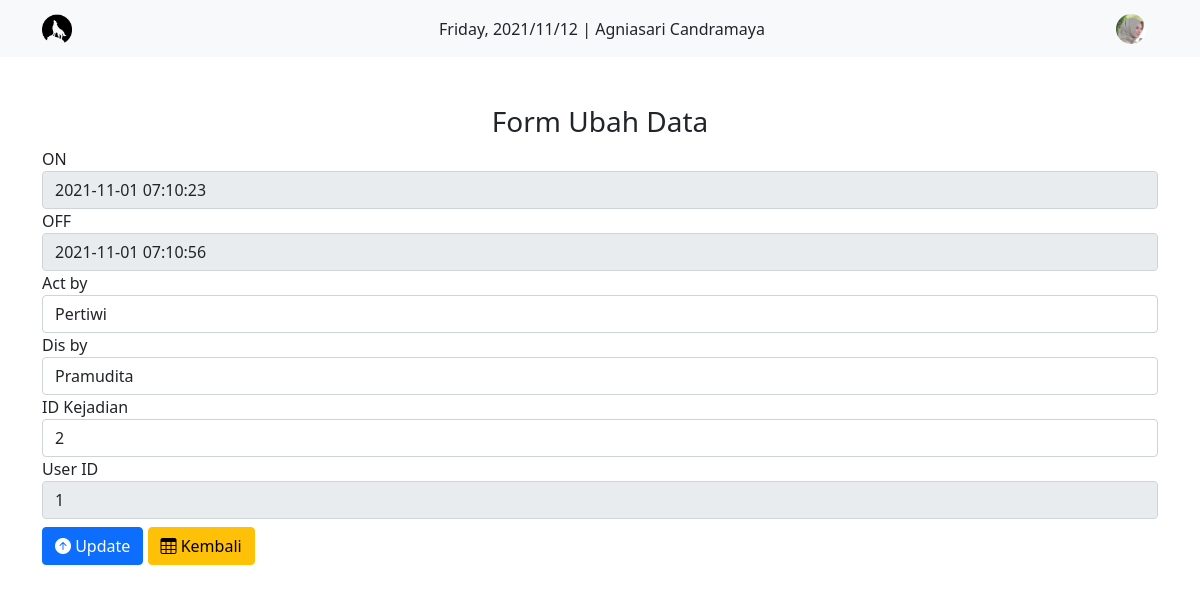
/ubah.php?USR_ID=1&KJD_ID=2 (signed in), run on the app's committed database.
### tables this page shows
CREATE TABLE `user` (
  `USR_ID` int(11) NOT NULL,
  `USR_USERNAME` varchar(256) NOT NULL,
  `USR_PASSSWORD` varchar(256) NOT NULL,
  `USR_NAME` varchar(512) NOT NULL,
  `USR_PHOTO` varchar(512) NOT NULL
);

CREATE TABLE `kejadian` (
  `KJD_ID` int(11) NOT NULL,
  `KJD_ON` datetime NOT NULL DEFAULT current_timestamp(),
  `KJD_OF` datetime NOT NULL DEFAULT current_timestamp(),
  `KJD_ACT` varchar(256) DEFAULT NULL,
  `KJD_DIS` varchar(256) DEFAULT NULL,
  `R_ID_KJD` int(11) NOT NULL,
  `USR_ID_KJD` int(11) NOT NULL
);

### functions.php (called while the page is built, shortened)
<?php
function koneksi() {
    return mysqli_connect('localhost', 'root', '', 'pwebtabelgrafik');
}
function query($query) {
    $conn = koneksi();
    $result = mysqli_query($conn, $query);
    if(mysqli_num_rows($result) == 1) {
        return mysqli_fetch_assoc($result);
    }
    $rows = [];
    return $rows;
}

### ubah.php (the view, shortened to what this page needs)
<?php
require_once 'functions.php';
$idKej = $_GET['KJD_ID'];
$idLogin = $_GET['USR_ID'];
$yangLogin = query("SELECT * FROM user WHERE USR_ID = $idLogin");
$datKej = query("SELECT * FROM kejadian WHERE KJD_ID = $idKej");
?>
<!doctype html>
<html lang="en">
  <head>
    <link href="https://cdn.jsdelivr.net/npm/bootstrap@5.1.3/dist/css/bootstrap.min.css" rel="stylesheet">
    <link rel="stylesheet" href="https://cdn.jsdelivr.net/npm/bootstrap-icons@1.7.0/font/bootstrap-icons.css">
  </head>
  <body>
  <nav class="navbar navbar-light bg-light">
      <div class="container">
        <a class="navbar-brand" href="#">
          <img src="wolf-icon.png" alt="" width="30" class="d-inline-block align-text-top" />
        </a>
        <?php echo date("l"). ", " . date("Y/m/d") . " | " . $yangLogin['USR_NAME'] ; ?>
        <div class="">
          <div class="navbar-nav ms-auto container-fluid">
            <a href="">
              <img src="photo/<?= $yangLogin['USR_PHOTO']; ?>" height="30" class="rounded-circle d-inline-block align-text-top" />
            </a>
          </div>
        </div>
      </div>
    </nav>
  <h3 class="text-center pt-5">Form Ubah Data</h3>
  <div class="container">
  <form action="" method="POST">
        <div class="form-group">
            <label>ON</label>
            <input type="text" class="form-control" name="KJD_ON" readonly value="<?= $datKej['KJD_ON']?>" >
        </div>
        <div class="form-group">
            <label>OFF</label>
            <input type="text" class="form-control" name="KJD_OF" readonly value="<?= $datKej['KJD_OF']?>">
        </div>
        <div class="form-group">
            <label>Act by</label>
            <input value="<?= $datKej['KJD_ACT']?>" type="text" class="form-control" name="KJD_ACT" required>
        </div>
        <div class="form-group">
            <label>Dis by</label>
            <input value="<?= $datKej['KJD_DIS']?>" type="text" class="form-control" name="KJD_DIS" required>
        </div>
        <div class="form-group">
            <label>ID Kejadian</label>
            <input value="<?= $datKej['R_ID_KJD']?>" type="number" class="form-control" name="R_ID_KJD" required>
        </div>
        <div class="form-group">
            <label>User ID</label>
            <input value="<?= $datKej['USR_ID_KJD']?>" type="number" class="form-control" name="USR_ID_KJD" readonly required>
        </div>
        <button type="submit" class="btn btn-primary mt-2" name="ubah"><i class="bi bi-arrow-up-circle-fill"></i> Update</button>
        <a href="2_halaman-tabel.php?USR_ID=<?= $idLogin; ?>" type="button" class="btn btn-warning mt-2"><i class="bi bi-table"></i> Kembali</a>
    </form>
  </div>
  </body>
</html>

### data on the page
user: USR_NAME "Agniasari Candramaya", USR_PHOTO (picture)
kejadian: KJD_ON "2021-11-01 07:10:23", KJD_OF "2021-11-01 07:10:56", KJD_ACT "Pertiwi", KJD_DIS "Pramudita", R_ID_KJD "2", USR_ID_KJD "1"
